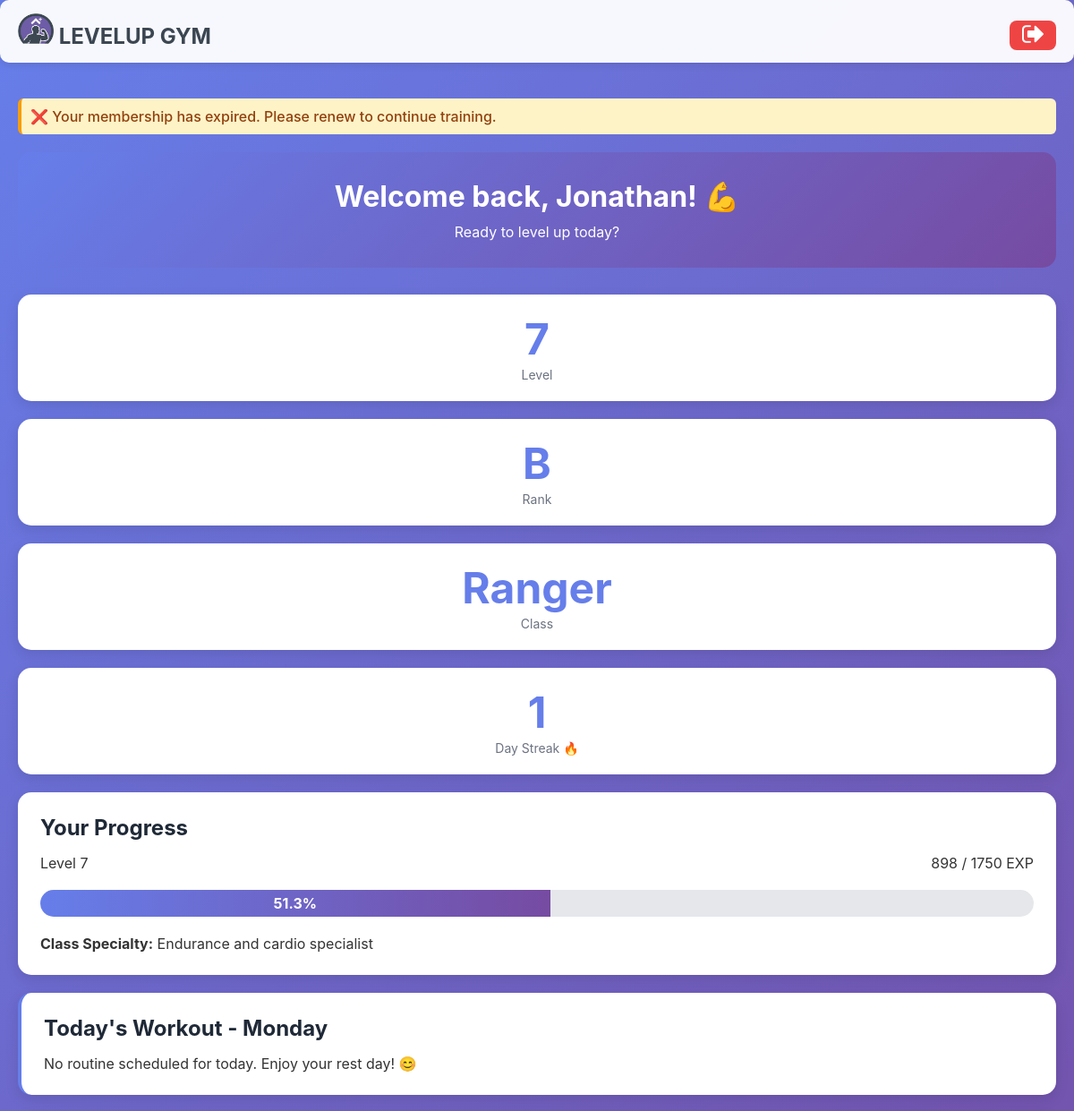
The app's page /dashboard (signed in, upper part), older data.
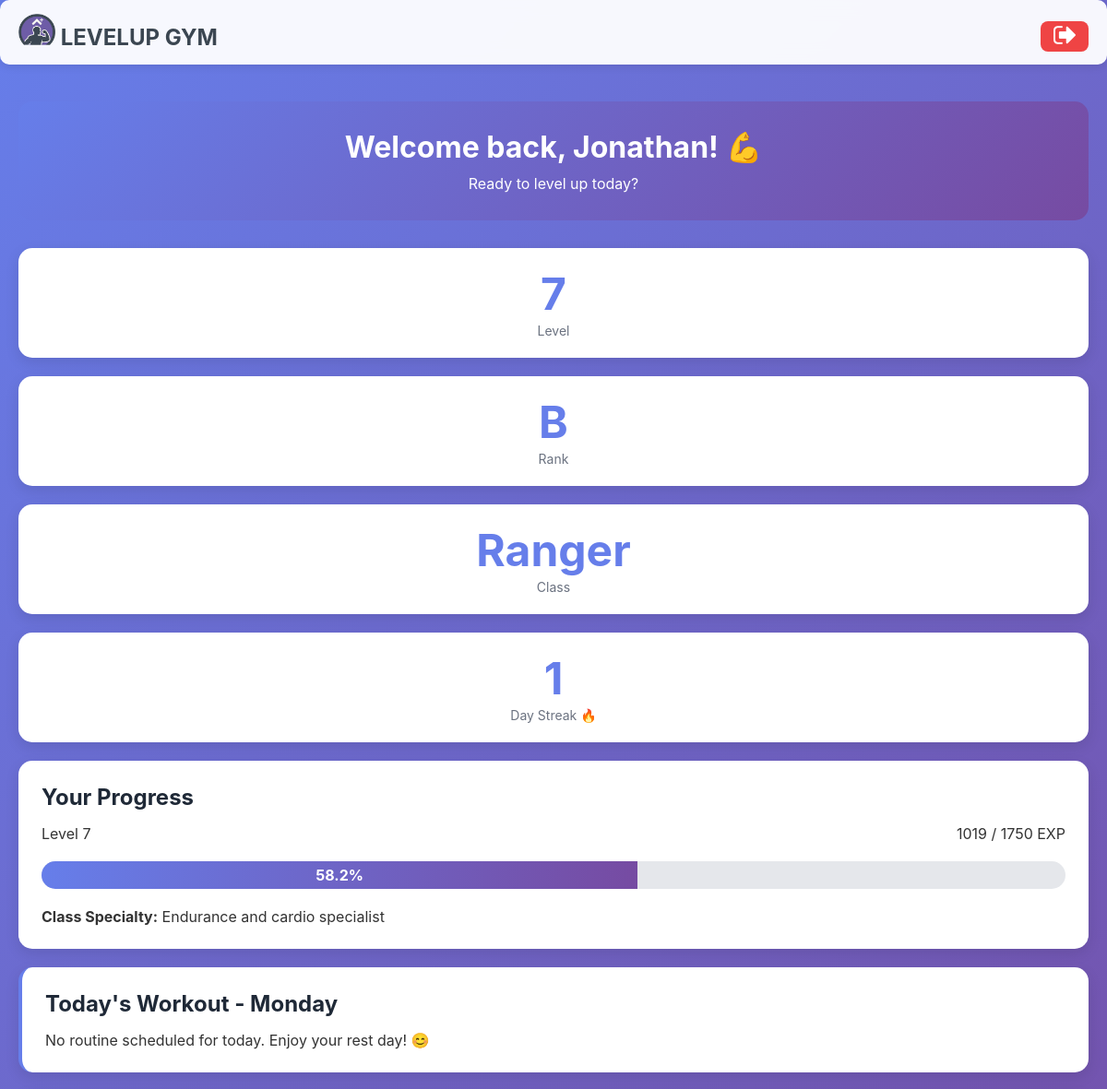
The same page, newer data.
### tables this page shows
CREATE TABLE client_gamification (
                gamification_id INTEGER PRIMARY KEY AUTOINCREMENT,
                client_id INTEGER UNIQUE NOT NULL,
                current_level INTEGER DEFAULT 1,
                current_exp INTEGER DEFAULT 0,
                total_exp INTEGER DEFAULT 0,
                rank TEXT DEFAULT 'E',
                client_class TEXT,
                class_unlocked_at_level INTEGER, current_streak INTEGER DEFAULT 0, longest_streak INTEGER DEFAULT 0, total_reps INTEGER DEFAULT 0, workouts_completed INTEGER DEFAULT 0,
                FOREIGN KEY (client_id) REFERENCES clients(client_id) ON DELETE CASCADE
            );

### main.py (the view, shortened to what this page needs)
@app.route('/dashboard')
@login_required
def dashboard():
    client_id = session['client_id']
    client = Client.get_by_id(client_id)
    progress = gamification.get_client_progress(client_id)
    today = datetime.now().strftime('%A')
    today_routine = Routine.get_client_routine_for_day(client_id, today)
    routine_status = 'not_started'  # default fallback
    recent_achievements = achievement_ctrl.get_recent_unlocks(client_id, limit=3)
    streak_data = client.get_streak_data()
    mc = MembershipController()
    membership = mc.get_client_membership(client_id)
    notification = None
    if membership:
        end_date = datetime.strptime(membership['end_date'], '%Y-%m-%d').date()
        days_left = (end_date - date.today()).days
        print("Days Left", days_left)
        if 0 < days_left <= 5:
            notification = f"⚠️ Your membership expires in {days_left} days. Please renew soon!"
        elif days_left <= 0:
            notification = "❌ Your membership has expired. Please renew to continue training."
    try:
        newly_unlocked = achievement_ctrl.check_and_unlock_achievements(client_id)
    except Exception as e:
        print(f"Achievement check error for client {client_id}: {e}")
        newly_unlocked = []
    print("Notification:",notification)
    return render_template(
        'dashboard.html',
        client=client,
        progress=progress,
        today_routine=today_routine,
        today=today,
        recent_achievements=recent_achievements,
        streak_data=streak_data,
        newly_unlocked=newly_unlocked,
        notification=notification,
        status=routine_status
    )

### controllers/achievement_controller.py (called while the page is built)
    def check_and_unlock_achievements(self, client_id):
        newly_unlocked = []
        stats = self._get_client_stats(client_id)
        all_achievements = self._get_all_achievements()
        unlocked_ids = self._get_unlocked_achievement_ids(client_id)
        for achievement in all_achievements:
            if achievement['achievement_id'] in unlocked_ids:
                continue
            if self._check_achievement_requirement(achievement, stats):
                result = self.unlock_achievement(client_id, achievement['achievement_id'])
                if result['success']:
                    newly_unlocked.append(result)
        return newly_unlocked

    def get_recent_unlocks(self, client_id, limit=5):
        unlocked = self.get_unlocked_achievements(client_id)
        return unlocked[:limit]

### controllers/gamification_controller.py (called while the page is built)
    def _get_gamification_data(self, client_id):
        query = 'SELECT * FROM client_gamification WHERE client_id=?'
        result = self.db.execute_query(query, (client_id,))
        return dict(result[0]) if result else None

### database/db_manager.py (called while the page is built)
    def disconnect(self):
        if self.conn:
            self.conn.close()

### templates/dashboard.html (shortened to what this page needs)
{% extends "base.html" %}
{% block content %}
{% if notification %}
<div class="alert alert-warning" style="background:#FEF3C7; padding:10px; border-radius:6px;">
  {{ notification }}
</div>
{% endif %}
<div class="welcome-banner">
    <h1>Welcome back, {{ client.first_name }}! 💪</h1>
    <p>Ready to level up today?</p>
</div>
{% if progress.class %}
<div class="grid grid-4">
    <div class="card stat-card">
        <span class="stat-value">{{ progress.level }}</span>
        <span class="stat-label">Level</span>
    </div>
    <div class="card stat-card">
        <span class="stat-value">{{ progress.rank }}</span>
        <span class="stat-label">Rank</span>
    </div>
    <div class="card stat-card">
        <span class="stat-value">{{ progress.class }}</span>
        <span class="stat-label">Class</span>
    </div>
    <div class="card stat-card">
        <span class="stat-value">{{ streak_data.current_streak if streak_data else 0 }}</span>
        <span class="stat-label">Day Streak 🔥</span>
    </div>
</div>
{% endif %}
<div class="card">
    <h2>Your Progress</h2>
    <div style="display: flex; justify-content: space-between; margin-bottom: 10px;">
        <span>Level {{ progress.level }}</span>
        <span>{{ progress.current_exp }} / {{ progress.next_level_exp }} EXP</span>
    </div>
    <div class="progress-bar">
        <div class="progress-fill" style="width: {{ progress.progress_percentage }}%">
            {{ "%.1f"|format(progress.progress_percentage) }}%
        </div>
    </div>
    {% if progress.class %}
    <p><strong>Class Specialty:</strong> {{ progress.class_info.description }}</p>
    {% elif progress.can_choose_class %}
    <a href="{{ url_for('classes') }}" class="btn btn-primary" style="margin-top: 10px;">Choose Your Class!</a>
    {% endif %}
</div>
<div class="card routine-card">
    <h2>Today's Workout - {{ today }}</h2>
    {% if today_routine %}
        <h3>{{ today_routine.routine_name }}</h3>
        <p>{{ today_routine.description }}</p>
        <p><strong>Total Base EXP:</strong> {{ today_routine.calculate_total_exp() }}</p>
        {% if status == 'completed' %}
            <span style="color: #10b981; font-weight: bold;">
                <a href="{{ url_for('workout', routine_id=today_routine.routine_id) }}"
                   class="btn btn-disabled" style="margin-top: 10px;">
                    Workout Completed
                </a>
            </span>
        {% elif status == 'in_progress' %}
            <span style="color: #fbbf24; font-weight: bold;">
                <a href="{{ url_for('workout', routine_id=today_routine.routine_id) }}"
                   class="btn btn-progress" style="margin-top: 10px;">
                    Continue Workout  →
                </a>
            </span>
        {% else %}
            <a href="{{ url_for('workout', routine_id=today_routine.routine_id) }}"
               class="btn btn-success" style="margin-top: 10px;">
                Start Workout →
            </a>
        {% endif %}
    {% else %}
        <p>No routine scheduled for today. Enjoy your rest day! 😊</p>
    {% endif %}
</div>
{% endblock %}

Row changes from the older to the newer data that the page shows:
changed client_gamification "Ranger": current_exp "898" → "1019"
Text that changed along with them:
{{ progress.progress_percentage }}: 51.31428571428571 → 58.22857142857143 (drawn)
{{ "%.1f"|format(progress.progress_percentage) }}: "51.3" → "58.2"
{{ notification }}: "❌ Your membership has expired. Please renew to continue training." → (not shown)
